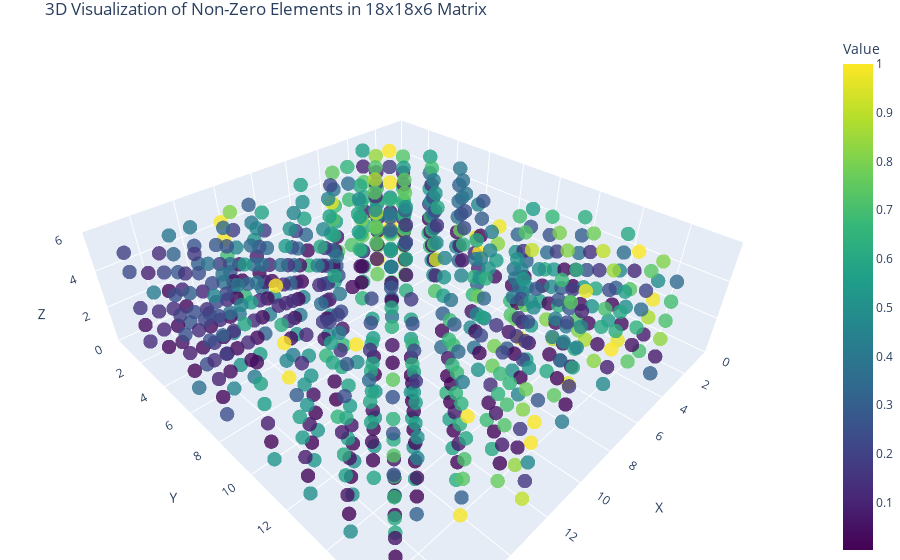

This figure's notebook cell:
### Code cell
import numpy as np
import plotly.graph_objects as go

# Sample data for demonstration (replace this with your actual 18x18x6 matrix)
data_matrix = dataset[0]

# Get the indices of the non-zero elements
x, y, z = np.nonzero(data_matrix)
values = data_matrix[x, y, z]  # Get the values of the non-zero elements

# Define colors based on values (optional customization)
colorscale = 'Viridis'  # You can try other colorscales like 'Cividis', 'Plasma', etc.

# Create a 3D scatter plot of the non-zero elements
fig = go.Figure(data=[go.Scatter3d(
    x=x,
    y=y,
    z=z,
    mode='markers',
    marker=dict(
        size=5,
        color=values,           # Color by value
        colorscale=colorscale,   # Choose colorscale
        colorbar=dict(title="Value"),  # Add a color bar
        opacity=0.8
    )
)])

# Set the layout for better visualization
fig.update_layout(
    scene=dict(
        xaxis_title='X',
        yaxis_title='Y',
        zaxis_title='Z',
        xaxis=dict(nticks=18, range=[0, 18]),
        yaxis=dict(nticks=18, range=[0, 18]),
        zaxis=dict(nticks=6, range=[0, 6]),
    ),
    title="3D Visualization of Non-Zero Elements in 18x18x6 Matrix",
    margin=dict(l=0, r=0, b=0, t=30)
)

# Show the plot
fig.show()

### Figure 1 — Plotly figure (JSON) as saved in the notebook; plotly's stock layout.template omitted (floating-point values rounded to 4 significant figures; data arrays with more than 128 entries replaced by an {"elided": "..."} marker saying what was removed)
{"data": [{"marker": {"color": {"elided": "744 float values"}, "colorbar": {"title": {"text": "Value"}}, "colorscale": [[0.0, "#440154"], [0.1111, "#482878"], [0.2222, "#3e4989"], [0.3333, "#31688e"], [0.4444, "#26828e"], [0.5556, "#1f9e89"], [0.6667, "#35b779"], [0.7778, "#6ece58"], [0.8889, "#b5de2b"], [1.0, "#fde725"]], "opacity": 0.8, "size": 5}, "mode": "markers", "x": {"elided": "744 int values"}, "y": {"elided": "744 int values"}, "z": {"elided": "744 int values"}, "type": "scatter3d"}], "layout": {"scene": {"xaxis": {"title": {"text": "X"}, "nticks": 18, "range": [0, 18]}, "yaxis": {"title": {"text": "Y"}, "nticks": 18, "range": [0, 18]}, "zaxis": {"title": {"text": "Z"}, "nticks": 6, "range": [0, 6]}}, "margin": {"l": 0, "r": 0, "b": 0, "t": 30}, "title": {"text": "3D Visualization of Non-Zero Elements in 18x18x6 Matrix"}}}
